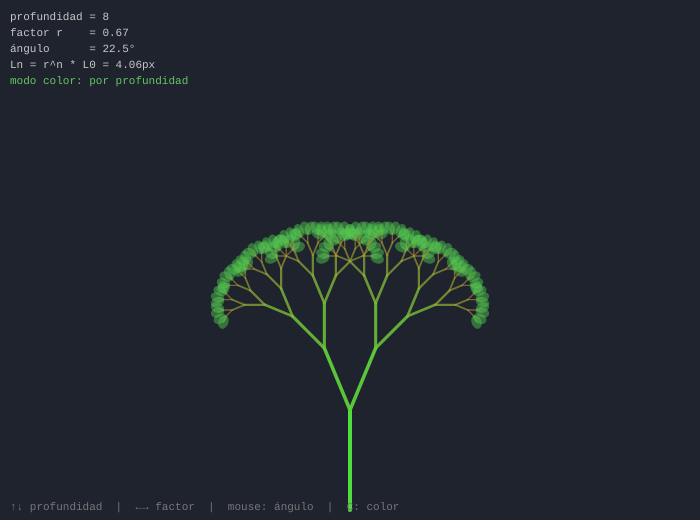
Frame 1 (no input)
Frame 60 (no input): identical to frame 1, image omitted
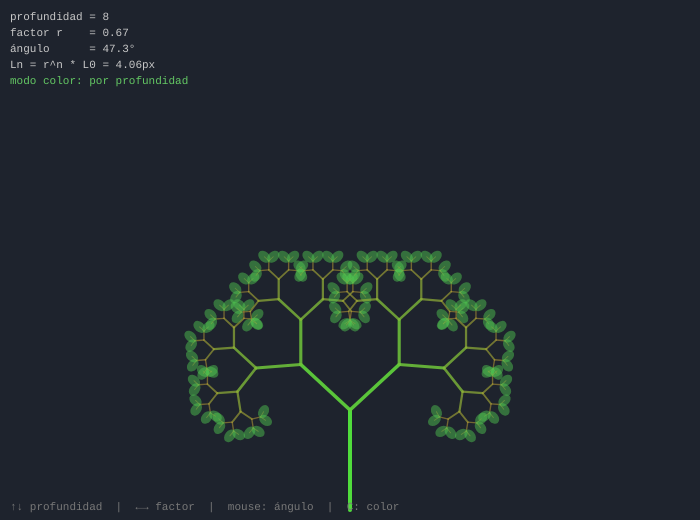
Frame 120 (the mouse pressed at the canvas centre since frame 60)

The p5.js sketch that drew these frames (run headless with seeded random() and noise() and a simulated clock; from frame 60 on, the mouse is pressed at the canvas centre):

// p5.js sketch
// ── sketch.js
// CAPÍTULO 7 — Desafío 2: Factor de reducción variable
// + color por profundidad + mouse controla ángulo

let profundidad;
let factor;
let angIzq, angDer;
let modoColor; // 0=mono, 1=profundidad, 2=arcoíris
 
function setup() {
  createCanvas(700, 520);
  profundidad = 8;
  factor      = 0.67;
  modoColor   = 1;
  actualizarAngulos();
}
 
function actualizarAngulos() {
  // Ángulo controlado por mouseX
  let ang = map(mouseX, 0, width, PI / 8, PI / 2.5);
  angIzq  = -ang;
  angDer  =  ang;
}
 
function draw() {
  background(30, 35, 45); // fondo oscuro para resaltar colores
 
  actualizarAngulos();
 
  push();
    translate(width / 2, height - 10);
    arbol(100, profundidad);
  pop();
 
  // HUD
  noStroke();
  fill(200);
  textSize(11);
  textFont('monospace');
  text(`profundidad = ${profundidad}`, 10, 20);
  text(`factor r    = ${nf(factor, 1, 2)}`, 10, 36);
  text(`ángulo      = ${nf(degrees(-angIzq), 1, 1)}°`, 10, 52);
  text(`Ln = r^n * L0 = ${nf(pow(factor, profundidad) * 100, 1, 2)}px`, 10, 68);
 
  fill(120);
  text('↑↓ profundidad  |  ←→ factor  |  mouse: ángulo  |  C: color', 10, height - 10);
 
  // Leyenda modo color
  fill(modoColor === 1 ? 100 : 60, modoColor === 1 ? 200 : 60, modoColor === 1 ? 100 : 60);
  text(`modo color: ${['monocromático','por profundidad','arcoíris'][modoColor]}`, 10, 84);
}
 
function arbol(len, nivel) {
  if (nivel === 0 || len < 2) return;
 
  // Color por Profundiad
  let c;
  if (modoColor === 0) {
    // Monocromático: blanco con opacidad según nivel
    c = color(220, 220, 220, map(nivel, 0, profundidad, 60, 255));
  } else if (modoColor === 1) {
    // Profundidad: raíz=marrón, hojas=verde brillante
    let t = map(nivel, 0, profundidad, 0, 1);
    c = color(
      lerp(200, 80,  t),
      lerp(120, 220, t),
      lerp( 50,  60, t),
      map(nivel, 0, profundidad, 120, 255)
    );
  } else {
    // Arcoíris: hue según nivel
    colorMode(HSB, 360, 100, 100, 100);
    c = color(map(nivel, 0, profundidad, 0, 280), 80, 90,
              map(nivel, 0, profundidad, 40, 100));
    colorMode(RGB, 255);
  }
 
  stroke(c);
  strokeWeight(map(nivel, 0, profundidad, 0.5, profundidad * 0.5));
 
  // Dibujar rama
  line(0, 0, 0, -len);
  translate(0, -len);
 
  // Hojas en el nivel más bajo
  if (nivel === 1) {
    noStroke();
    fill(80, 200, 80, 120);
    ellipse(0, 0, 10, 14);
    return;
  }
 
  // Ramas hijas con factor de reducción
  push(); rotate(angIzq); arbol(len * factor, nivel - 1); pop();
  push(); rotate(angDer);  arbol(len * factor, nivel - 1); pop();
}
 
function keyPressed() {
  if (keyCode === UP_ARROW)    profundidad = min(profundidad + 1, 11);
  if (keyCode === DOWN_ARROW)  profundidad = max(profundidad - 1, 2);
  if (keyCode === RIGHT_ARROW) factor      = min(factor + 0.02, 0.9);
  if (keyCode === LEFT_ARROW)  factor      = max(factor - 0.02, 0.3);
  if (key === 'c' || key === 'C') modoColor = (modoColor + 1) % 3;
}
 
